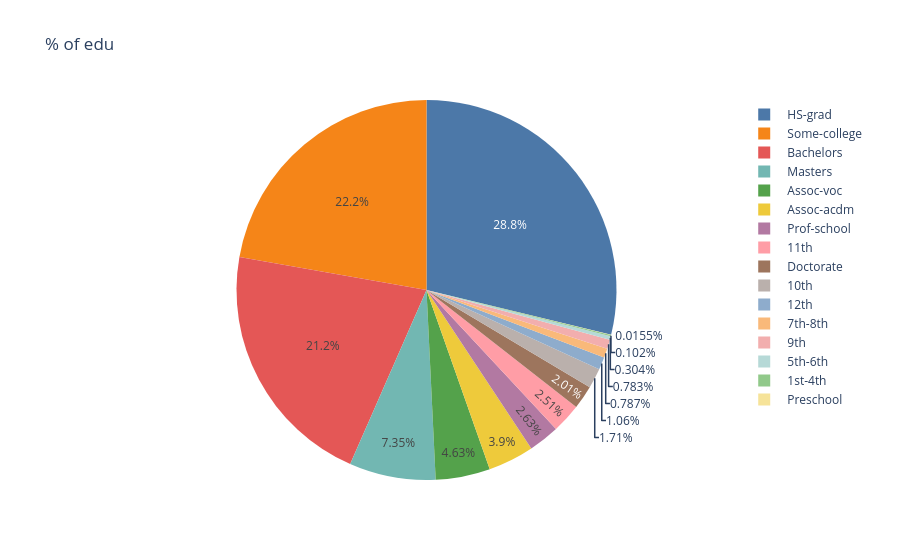

Here is the notebook cell this chart was saved with:
### Code cell
px.pie(df, values='educational-num', names='education', title='% of edu', 
      color_discrete_sequence = px.colors.qualitative.T10)

### Figure 1 — Plotly figure (JSON) as saved in the notebook; plotly's stock layout.template omitted (floating-point values rounded to 4 significant figures; data arrays with more than 128 entries replaced by an {"elided": "..."} marker saying what was removed)
{"data": [{"domain": {"x": [0, 1], "y": [0, 1]}, "hovertemplate": "education=%{label}<br>educational-num=%{value}<extra></extra>", "labels": {"elided": "32561 str values"}, "legendgroup": "", "name": "", "showlegend": true, "type": "pie", "values": {"elided": "32561 int values"}}], "layout": {"legend": {"tracegroupgap": 0}, "piecolorway": ["#4C78A8", "#F58518", "#E45756", "#72B7B2", "#54A24B", "#EECA3B", "#B279A2", "#FF9DA6", "#9D755D", "#BAB0AC"], "title": {"text": "% of edu"}}}
